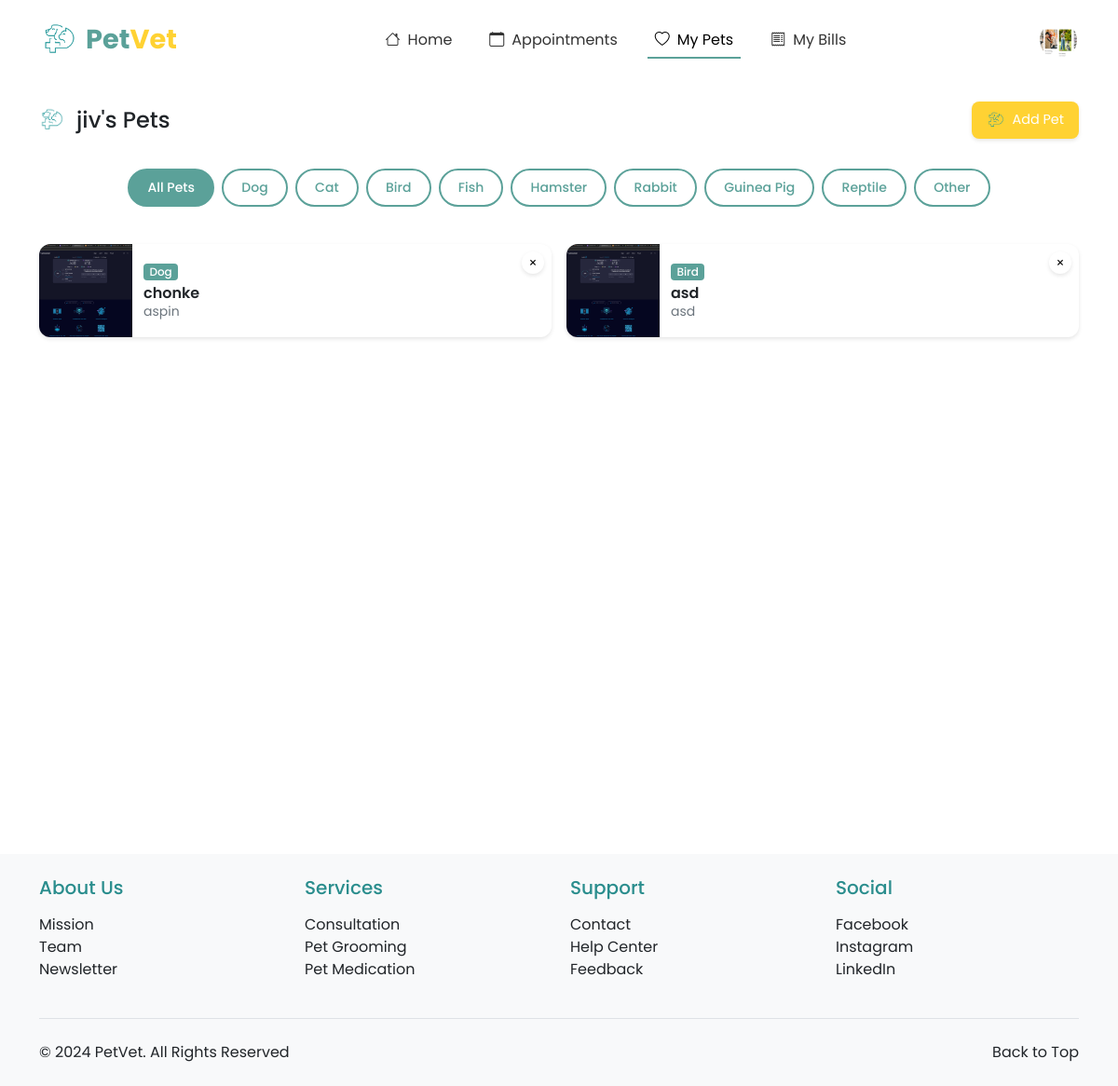
The page /pets/ (signed in) on the database its author committed.
### registration_login/models.py (models this page shows, shortened)
class Profile(models.Model):
    PAYMENT_CHOICES = [
        ('CASH', 'Cash'),
        ('CARD', 'Credit/Debit Card'),
        ('GCASH', 'GCash'),
        ('MAYA', 'Maya'),
    ]
    ROLE_CHOICES = [
        ('OWNER', 'Pet Owner'),
        ('VET', 'Veterinarian'),
    ]
    user = models.OneToOneField(User, on_delete=models.CASCADE, primary_key=True)
    profile_picture = models.ImageField(upload_to='profile_pics/', default='profile_pics/profile.png')
    first_name = models.CharField(max_length=50)
    last_name = models.CharField(max_length=50)
    address = models.CharField(max_length=200, blank=True, null=True)
    contact_number = models.CharField(max_length=15, blank=True, null=True)
    preferred_payment = models.CharField(max_length=10, choices=PAYMENT_CHOICES, default='CASH')
    card_number = models.CharField(max_length=16, blank=True, null=True)
    card_expiry = models.CharField(max_length=5, blank=True, null=True)
    ewallet_number = models.CharField(max_length=15, blank=True, null=True)
    role = models.CharField(max_length=10, choices=ROLE_CHOICES, default='OWNER')
    phone_number = models.CharField(max_length=20, null=True, blank=True)
    created_at = models.DateTimeField(auto_now_add=True)
    updated_at = models.DateTimeField(auto_now=True)

### pet_registration/models.py (models this page shows, shortened)
class Pet(models.Model):
    owner = models.ForeignKey(User, on_delete=models.CASCADE, related_name='pets')
    pet_id = models.CharField(max_length=20, unique=True)
    pet_name = models.CharField(max_length=50)
    breed = models.CharField(max_length=50)
    species = models.CharField(max_length=50)
    sex = models.CharField(max_length=10, choices=[('Male', 'Male'), ('Female', 'Female'), ('Unknown', 'Unknown')])
    weight = models.DecimalField(max_digits=5, decimal_places=2)
    birthday = models.DateField()
    pet_description = models.TextField(blank=True, null=True)
    image_url = models.ImageField(upload_to='pet_images/', blank=True, null=True)
    primary_veterinarian = models.ForeignKey('veterinarians.VeterinarianProfile',
        on_delete=models.SET_NULL,
        null=True,
        blank=True,
        related_name='primary_pets'
    )

### pet_registration/views.py (the view)
# urls.py: path('', views.pet_list_by_owner, name='pet_list_by_owner'),
@login_required
def pet_list_by_owner(request):
    pets = Pet.objects.filter(owner=request.user)
    species_list = [choice[0] for choice in SPECIES_CHOICES]  # Get just the values, not the display names
    return render(request, 'pet_registration/pet_list_by_owner.html', {
        'pets': pets,
        'species_list': species_list
    })

### pet_registration/templates/pet_registration/pet_list_by_owner.html (shortened to what this page needs)
{% extends 'base.html' %}
{% load static %}
{% block nav_pets %}active{% endblock %}
{% block content %}
<div class="container py-4">
    <div class="row justify-content-center">
        <div class="col-12">
            <div class="section-header">
                <div class="section-title">
                    <img src="{% static 'images/toplogo.png' %}" alt="Pets">
                    <h1 class="h4 mb-0">{{ request.user.first_name }}'s Pets</h1>
                </div>
                <a href="{% url 'pet_registration:register_pet' %}" class="add-pet-btn text-decoration-none">
                    <img src="{% static 'images/toplogo.png' %}" alt="Add Pet">
                    <span>Add Pet</span>
                </a>
            </div>
            <div class="filter-container">
                <div class="filter-scroll" id="filterScroll">
                    <button class="filter-btn active" onclick="filterPets('all')">
                        All Pets
                    </button>
                    {% for species in species_list %}
                    <button class="filter-btn" onclick="filterPets('{{ species }}')">
                        {{ species }}
                    </button>
                    {% endfor %}
                </div>
            </div>
            <div class="row row-cols-1 row-cols-md-2 g-3">
                {% for pet in pets %}
                <div class="col pet-item" data-species="{{ pet.species }}">
                    <div class="pet-card" onclick="window.location.href='{% url 'pet_registration:pet_profile' pet.pet_id %}'">
                        <div class="image-container">
                            {% if pet.image_url %}
                                <img src="{{ pet.image_url.url }}" alt="{{ pet.pet_name }}">
                            {% else %}
                                {% if pet.species|lower == 'cat' %}
                                    <img src="{% static 'images/profile.png' %}" alt="{{ pet.pet_name }}">
                                {% else %}
                                    <img src="{% static 'images/dogimg.png' %}" alt="{{ pet.pet_name }}">
                                {% endif %}
                            {% endif %}
                        </div>
                        <div class="pet-info">
                            <span class="pet-badge">{{ pet.species }}</span>
                            <h5 class="pet-name">{{ pet.pet_name }}</h5>
                            <p class="pet-breed">{{ pet.breed }}</p>
                        </div>
                        <button type="button" class="close-btn" data-bs-toggle="modal" data-bs-target="#deletePetModal{{ pet.pet_id }}" onclick="event.stopPropagation();">×</button>
                    </div>
                </div>
                {% endfor %}
            </div>
        </div>
    </div>
</div>
{% endblock %}

### appointments/templates/base.html (shortened to what this page needs)
<!DOCTYPE html>
<html lang="en">
<head>
    {% load static %}
    <link href="https://cdn.jsdelivr.net/npm/bootstrap@5.3.0/dist/css/bootstrap.min.css" rel="stylesheet">
    <link rel="stylesheet" href="https://cdn.jsdelivr.net/npm/bootstrap-icons@1.11.2/font/bootstrap-icons.css">
</head>
<body>
    <nav class="navbar navbar-expand-lg navbar-light bg-white">
        <div class="container-fluid">
            <a class="navbar-brand d-flex align-items-center" href="{% url 'homepage:index' %}">
                <img src="{% static 'images/toplogo.png' %}" alt="PetVet Logo" class="me-2">
                <span class="logo-text">
                    <span class="logo-text-pet">Pet</span><span class="logo-text-vet">Vet</span>
                </span>
            </a>
            <div class="collapse navbar-collapse justify-content-center" id="navbarNav">
                <ul class="navbar-nav">
                    {% if user.is_authenticated %}
                        {% if user.profile.role == 'VET' %}
                            <li class="nav-item">
                                <a class="nav-link {% block nav_dashboard %}{% endblock %}" href="{% url 'veterinarians:dashboard' %}">
                                    <i class="bi bi-speedometer2 nav-icon"></i>Dashboard
                                </a>
                            </li>
                            <li class="nav-item">
                                <a class="nav-link {% block nav_appointments %}{% endblock %}" href="{% url 'veterinarians:appointment_list' %}">
                                    <i class="bi bi-calendar-check nav-icon"></i>Appointments
                                </a>
                            </li>
                            <li class="nav-item">
                                <a class="nav-link {% block nav_medical_records %}{% endblock %}" href="{% url 'veterinarians:medical_records_list' %}">
                                    <i class="bi bi-file-medical nav-icon"></i>Medical Records
                                </a>
                            </li>
                            <li class="nav-item">
                                <a class="nav-link {% block nav_billing %}{% endblock %}" href="{% url 'veterinarians:billing_management' %}">
                                    <i class="bi bi-cash nav-icon"></i>Billing
                                </a>
                            </li>
                        {% else %}
                            <li class="nav-item">
                                <a class="nav-link {% if request.path == '/' %}active{% endif %}" href="{% url 'homepage:index' %}">
                                    <i class="bi bi-house nav-icon"></i>Home
                                </a>
                            </li>
                            <li class="nav-item">
                                <a class="nav-link {% block nav_appointments_owner %}{% endblock %}" href="{% url 'appointments:appointment_list' %}">
                                    <i class="bi bi-calendar nav-icon"></i>Appointments
                                </a>
                            </li>
                            <li class="nav-item">
                                <a class="nav-link {% block nav_pets %}{% endblock %}" href="{% url 'pet_registration:pet_list_by_owner' %}">
                                    <i class="bi bi-heart nav-icon"></i>My Pets
                                </a>
                            </li>
                            <li class="nav-item">
                                <a class="nav-link {% block nav_billings %}{% endblock %}" href="{% url 'billings:billing_list' %}">
                                    <i class="bi bi-receipt nav-icon"></i>My Bills
                                </a>
                            </li>
                        {% endif %}
                    {% endif %}
                </ul>
            </div>
            <div class="d-flex align-items-center">
                {% if user.is_authenticated %}
                    <div class="dropdown">
                        <img src="{{ user.profile.profile_picture.url }}" alt="Profile" class="profile-image" role="button" data-bs-toggle="dropdown" aria-expanded="false">
                    </div>
                {% else %}
                    <a href="{% url 'registration_login:my_login' %}" class="btn btn-auth-primary me-2">Login</a>
                    <a href="{% url 'registration_login:register' %}" class="btn btn-auth-outline">Register</a>
                {% endif %}
            </div>
        </div>
    </nav>
    <main>
        {% block content %}{% endblock %}
    </main>
    <footer class="bg-light py-4">
        <div class="container">
            <div class="row g-4">
                <div class="col-lg-3 col-md-6">
                    <h5 class="mb-3" style="color: #2A8D8D;">About Us</h5>
                    <ul class="list-unstyled">
                        <li><a href="{% url 'homepage:about_us' %}#mission" class="text-decoration-none text-dark">Mission</a></li>
                        <li><a href="{% url 'homepage:about_us' %}#team" class="text-decoration-none text-dark">Team</a></li>
                        <li><a href="{% url 'homepage:about_us' %}#newsletter" class="text-decoration-none text-dark">Newsletter</a></li>
                    </ul>
                </div>
                <div class="col-lg-3 col-md-6">
                    <h5 class="mb-3" style="color: #2A8D8D;">Services</h5>
                    <ul class="list-unstyled">
                        <li><a href="{% url 'homepage:index' %}#services" class="text-decoration-none text-dark">Consultation</a></li>
                        <li><a href="{% url 'homepage:index' %}#services" class="text-decoration-none text-dark">Pet Grooming</a></li>
                        <li><a href="{% url 'homepage:index' %}#services" class="text-decoration-none text-dark">Pet Medication</a></li>
                    </ul>
                </div>
                <div class="col-lg-3 col-md-6">
                    <h5 class="mb-3" style="color: #2A8D8D;">Support</h5>
                    <ul class="list-unstyled">
                        <li><a href="{% url 'homepage:about_us' %}#contact" class="text-decoration-none text-dark">Contact</a></li>
                        <li><a href="{% url 'homepage:about_us' %}#help" class="text-decoration-none text-dark">Help Center</a></li>
                        <li><a href="{% url 'homepage:about_us' %}#feedback" class="text-decoration-none text-dark">Feedback</a></li>
                    </ul>
                </div>
                <div class="col-lg-3 col-md-6">
                    <h5 class="mb-3" style="color: #2A8D8D;">Social</h5>
                    <ul class="list-unstyled">
                        <li><a href="https://facebook.com" target="_blank" class="text-decoration-none text-dark">Facebook</a></li>
                        <li><a href="https://instagram.com" target="_blank" class="text-decoration-none text-dark">Instagram</a></li>
                        <li><a href="https://linkedin.com" target="_blank" class="text-decoration-none text-dark">LinkedIn</a></li>
                    </ul>
                </div>
            </div>
            <div class="border-top mt-4 pt-4">
                <div class="container px-0">
                    <div class="row">
                        <div class="col-md">
                            <p class="mb-0 text-dark">&copy; 2024 PetVet. All Rights Reserved</p>
                        </div>
                        <div class="col-md text-md-end">
                            <a href="#" class="text-decoration-none text-dark" id="back-to-top">Back to Top</a>
                        </div>
                    </div>
                </div>
            </div>
        </div>
    </footer>
</body>
</html>

### rows shown on the page
Pet: image_url (picture), species "Dog", pet_name "chonke", breed "aspin"
Pet: image_url (picture), species "Bird", pet_name "asd", breed "asd"

### other values the page prints
{{ request.user.first_name }} "jiv"
{{ species }} "Dog" "Cat" "Bird" "Fish" "Hamster" "Rabbit" "Guinea Pig" "Reptile" "Other"
